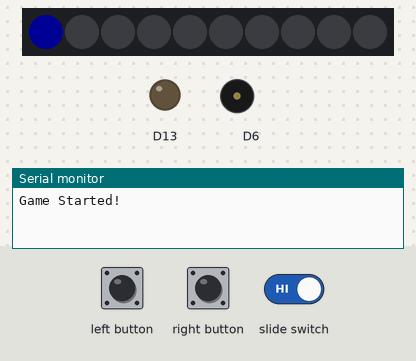
Recording of a sketch running on a simulated Adafruit Circuit Playground Express. On the bench: 10 RGB LEDs in strip order, left to right, output pins drawn as LEDs (lit = HIGH), buzzer (waves = sounding), the last lines printed to the serial monitor. The inputs (shaded band) are chosen by the test bench. Dim RGB values are drawn brighter than linear; random numbers use the default seed unless the sketch sets one.

Above: at 0.2 s.
2.0 s: right button pressed for 0.15 s
At 3.0 s:
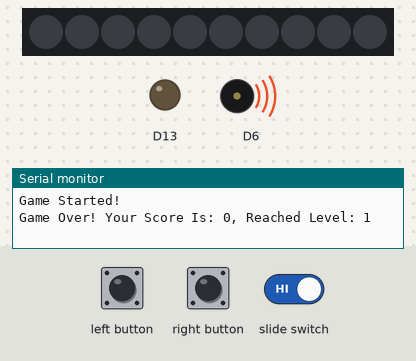
At 4.2 s:
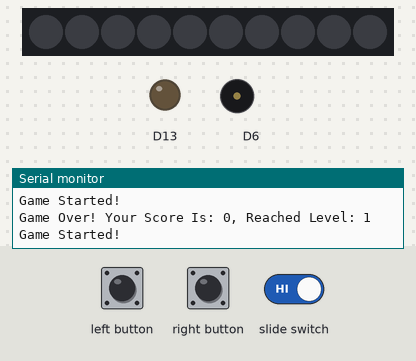
5.1 s: right button pressed for 1 s
At 5.3 s:
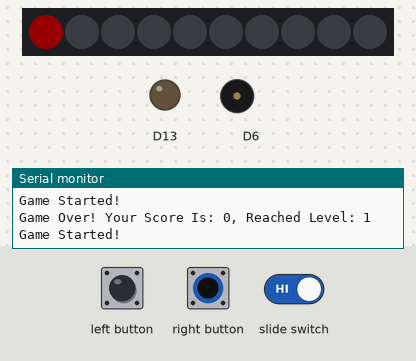
Timing chart, 0 to 8.1 s (numbered marks = the images above; inputs shaded):
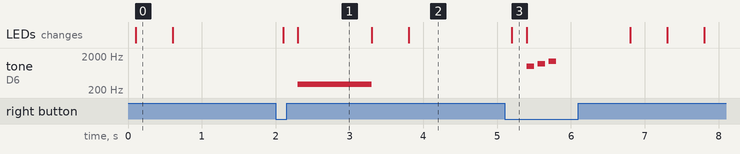

Measured:
- after the input at 2.0 s, tone on D6: silent → 300 Hz after 0.30 s, → silent 1.0 s later; the LEDs: first change after 0.10 s (image 1 shows a later state)
- after the input at 5.1 s, tone on D6: plays 1000 Hz for 0.10 s, 1200 Hz for 0.10 s, 1400 Hz for 0.10 s, starting after 0.30 s; the LEDs: change after 0.10 s (image 3)
- what the display in image 0 shows lasts 0.5 s, from 0.1 s to 0.6 s
- what the display in image 1 shows lasts 1.0 s, from 2.3 s to 3.3 s

The sketch:

INTERACTIVEGAME.ino
```cpp
#include <Adafruit_CircuitPlayground.h> // Include the library for Circuit Playground
#include <AsyncDelay.h> // Include the library for handling delays asynchronously

AsyncDelay timer; // Declare an AsyncDelay object to manage non-blocking delays

// Define color codes for red and blue
#define CP_RED     0xFF0000
#define CP_BLUE    0x0000FF

// Define pin numbers for buttons and the slide switch
#define LEFT_BUTTON_PIN 4
#define RIGHT_BUTTON_PIN 5
#define SLIDE_SWITCH_PIN 7

// Declare volatile boolean flags to track button and switch states
volatile bool leftButtonPressed = false;
volatile bool rightButtonPressed = false;
volatile bool slideSwitchState = false;
bool gameEnded = false; // Flag to keep track of whether the game has ended or not

// Define the possible game states using an enum
enum GameState { START, SHOW_PATTERN, USER_INPUT, CHECK_INPUT, NEXT_LEVEL, GAME_OVER };
GameState gameState = START; // Initialize the game state to START

// Declare arrays to store the pattern and user input
int pattern[10];
int userPattern[10];
// Initialize variables for game progress
int level = 1;
int score = 0;
int currentStep = 0;
// Set a debounce delay for button presses
const unsigned long debounceDelay = 100; // Increase debounce delay to 100 ms
// Declare variables to track the last button press times
volatile unsigned long lastLeftButtonPressTime = 0;
volatile unsigned long lastRightButtonPressTime = 0;
volatile unsigned long lastSlideSwitchChangeTime = 0;

void setup() {
  Serial.begin(9600); // Initialize serial communication at 9600 baud rate
  CircuitPlayground.begin(); // Initialize Circuit Playground

  // Attach interrupts for button presses
  attachInterrupt(digitalPinToInterrupt(LEFT_BUTTON_PIN), handleLeftButton, FALLING);
  attachInterrupt(digitalPinToInterrupt(RIGHT_BUTTON_PIN), handleRightButton, FALLING);
}

void loop() {
  unsigned long currentMillis = millis(); // Get the current time in milliseconds

  // Read slide switch state with debounce
  if (currentMillis - lastSlideSwitchChangeTime >= debounceDelay) {
    bool newSlideSwitchState = CircuitPlayground.slideSwitch(); // Read the current state of the slide switch
    if (newSlideSwitchState != slideSwitchState) { // Check if the switch state has changed
      slideSwitchState = newSlideSwitchState; // Update the switch state
      if (!slideSwitchState && !gameEnded) { // If the switch is off and the game has not ended
        Serial.println("Game Ended");
        gameEnded = true; // Set the flag to true to indicate that the game has ended
      }
      lastSlideSwitchChangeTime = currentMillis; // Update the last switch change time
    }
  }

  if (!slideSwitchState) { // If the slide switch is off
    stopGame(); // Stop the game
    return; // Exit the loop
  }

  // Handle the game state machine
  switch (gameState) {
    case START:
      startGame(); // Start the game
      break;

    case SHOW_PATTERN:
      showPattern(); // Show the pattern to the user
      break;

    case USER_INPUT:
      // Check left button press with debounce
      if (leftButtonPressed && currentMillis - lastLeftButtonPressTime >= debounceDelay) {
        userPattern[currentStep] = 2; // Register a left button press (blue) in the user pattern
        currentStep++; // Move to the next step
        leftButtonPressed = false; // Reset the left button pressed flag
        lastLeftButtonPressTime = currentMillis; // Update the last left button press time
        // Provide visual feedback for button press
        CircuitPlayground.setPixelColor(currentStep - 1, CP_BLUE); // Light up the pixel blue
        delay(200); // Visual feedback delay
        CircuitPlayground.clearPixels(); // Clear the pixels
        if (currentStep >= level) { // If user has completed their input for this level
          gameState = CHECK_INPUT; // Move to the next state to check the input
        }
      }

      // Check right button press with debounce
      if (rightButtonPressed && currentMillis - lastRightButtonPressTime >= debounceDelay) {
        userPattern[currentStep] = 1; // Register a right button press (red) in the user pattern
        currentStep++; // Move to the next step
        rightButtonPressed = false; // Reset the right button pressed flag
        lastRightButtonPressTime = currentMillis; // Update the last right button press time
        // Provide visual feedback for button press
        CircuitPlayground.setPixelColor(currentStep - 1, CP_RED); // Light up the pixel red
        delay(200); // Visual feedback delay
        CircuitPlayground.clearPixels(); // Clear the pixels
        if (currentStep >= level) { // If user has completed their input for this level
          gameState = CHECK_INPUT; // Move to the next state to check the input
        }
      }
      break;

    case CHECK_INPUT:
      if (currentStep >= level) { // Check input against pattern only when user has entered their entire sequence
        if (checkInput()) { // If the user's input matches the pattern
          score += level; // Increase the score by the current level
          CircuitPlayground.playTone(1000, 100); // Play a tone (E note)
          delay(50); // Short pause
          CircuitPlayground.playTone(1200, 100); // Play a tone (G note)
          delay(50); // Short pause
          CircuitPlayground.playTone(1400, 100); // Play a tone (B note)
          delay(1000); // 1 second break
          if (level == 10) { // If the user has completed all levels
            gameState = GAME_OVER; // Move to the game over state
            Serial.println("Congratulations! You Beat The Game!");
          } else {
            gameState = NEXT_LEVEL; // Move to the next level
          }
        } else { // If the user's input does not match the pattern
          gameState = GAME_OVER; // Move to the game over state
        }
      }
      break;

    case NEXT_LEVEL:
      level++; // Increase the level
      startNextLevel(); // Start the next level
      break;

    case GAME_OVER:
      Serial.print("Game Over! Your Score Is: ");
      Serial.print(score); // Print the final score
      Serial.print(", Reached Level: ");
      Serial.println(level); // Print the level reached
      CircuitPlayground.playTone(300, 1000); // Play a sad tone
      gameState = START; // Reset the game state to START
      break;
  }
}

void handleLeftButton() {
  unsigned long currentMillis = millis(); // Get the current time in milliseconds
  if (currentMillis - lastLeftButtonPressTime > debounceDelay) { // Check if the debounce delay has passed
    leftButtonPressed = true; // Set the left button pressed flag
    lastLeftButtonPressTime = currentMillis; // Update the last left button press time
  }
}

void handleRightButton() {
  unsigned long currentMillis = millis(); // Get the current time in milliseconds
  if (currentMillis - lastRightButtonPressTime > debounceDelay) { // Check if the debounce delay has passed
    rightButtonPressed = true; // Set the right button pressed flag
    lastRightButtonPressTime = currentMillis; // Update the last right button press time
  }
}

void startGame() {
  Serial.println("Game Started!"); // Print a message to indicate the game has started
  score = 0; // Reset the score
  level = 1; // Reset the level to 1
  generatePattern(); // Generate a new pattern for the game
  gameState = SHOW_PATTERN; // Set the game state to show the pattern
}

void showPattern() {
  CircuitPlayground.clearPixels(); // Clear any lit pixels
  for (int i = 0; i < level; i++) { // Loop through the pattern up to the current level
    if (pattern[i] == 1) { // If the pattern element is 1
      CircuitPlayground.setPixelColor(i, CP_RED); // Light up the pixel red
    } else { // If the pattern element is 2
      CircuitPlayground.setPixelColor(i, CP_BLUE); // Light up the pixel blue
    }
    delay(500); // Delay for half a second
    CircuitPlayground.clearPixels(); // Clear the pixels
    delay(500); // Delay for another half second
  }
  currentStep = 0; // Reset the current step to 0
  gameState = USER_INPUT; // Set the game state to user input
}

void generatePattern() {
  for (int i = 0; i < 10; i++) { // Loop to generate a pattern of 10 elements
    pattern[i] = random(1, 3); // Generate a random pattern of 1s and 2s
  }
}

bool checkInput() {
  for (int i = 0; i < level; i++) { // Loop through the user input and pattern up to the current level
    if (pattern[i] != userPattern[i]) { // If any element does not match
      return false; // Return false indicating the input does not match
    }
  }
  return true; // Return true indicating the input matches
}

void startNextLevel() {
  generatePattern(); // Generate a new pattern for the next level
  gameState = SHOW_PATTERN; // Set the game state to show the pattern
}

void stopGame() {
  // Reset game state and variables when the game is stopped
  gameState = START; // Reset the game state to START
  currentStep = 0; // Reset the current step
  score = 0; // Reset the score
  CircuitPlayground.clearPixels(); // Clear any lit pixels
  // Reset button states
  leftButtonPressed = false; // Reset the left button pressed flag
  rightButtonPressed = false; // Reset the right button pressed flag
  gameEnded = false; // Reset the gameEnded flag
}
```
